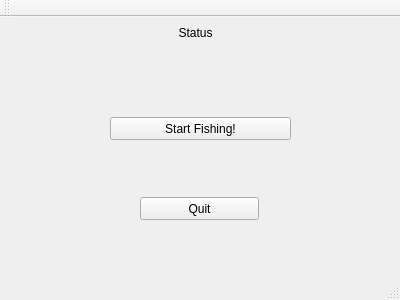
<?xml version="1.0" encoding="UTF-8"?>
<ui version="4.0">
 <class>AutoFish</class>
 <widget class="QMainWindow" name="AutoFish">
  <property name="geometry">
   <rect>
    <x>0</x>
    <y>0</y>
    <width>400</width>
    <height>300</height>
   </rect>
  </property>
  <property name="windowTitle">
   <string>AutoFish</string>
  </property>
  <widget class="QWidget" name="centralWidget">
   <widget class="QPushButton" name="quitButton">
    <property name="geometry">
     <rect>
      <x>140</x>
      <y>180</y>
      <width>119</width>
      <height>23</height>
     </rect>
    </property>
    <property name="text">
     <string>Quit</string>
    </property>
   </widget>
   <widget class="QPushButton" name="startButton">
    <property name="geometry">
     <rect>
      <x>110</x>
      <y>100</y>
      <width>181</width>
      <height>23</height>
     </rect>
    </property>
    <property name="text">
     <string>Start Fishing!</string>
    </property>
   </widget>
   <widget class="QLabel" name="statusLabel">
    <property name="geometry">
     <rect>
      <x>0</x>
      <y>0</y>
      <width>391</width>
      <height>31</height>
     </rect>
    </property>
    <property name="text">
     <string>Status</string>
    </property>
    <property name="alignment">
     <set>Qt::AlignCenter</set>
    </property>
   </widget>
  </widget>
  <widget class="QMenuBar" name="menuBar">
   <property name="geometry">
    <rect>
     <x>0</x>
     <y>0</y>
     <width>400</width>
     <height>21</height>
    </rect>
   </property>
  </widget>
  <widget class="QToolBar" name="mainToolBar">
   <attribute name="toolBarArea">
    <enum>TopToolBarArea</enum>
   </attribute>
   <attribute name="toolBarBreak">
    <bool>false</bool>
   </attribute>
  </widget>
  <widget class="QStatusBar" name="statusBar"/>
 </widget>
 <layoutdefault spacing="6" margin="11"/>
 <resources/>
 <connections/>
</ui>
